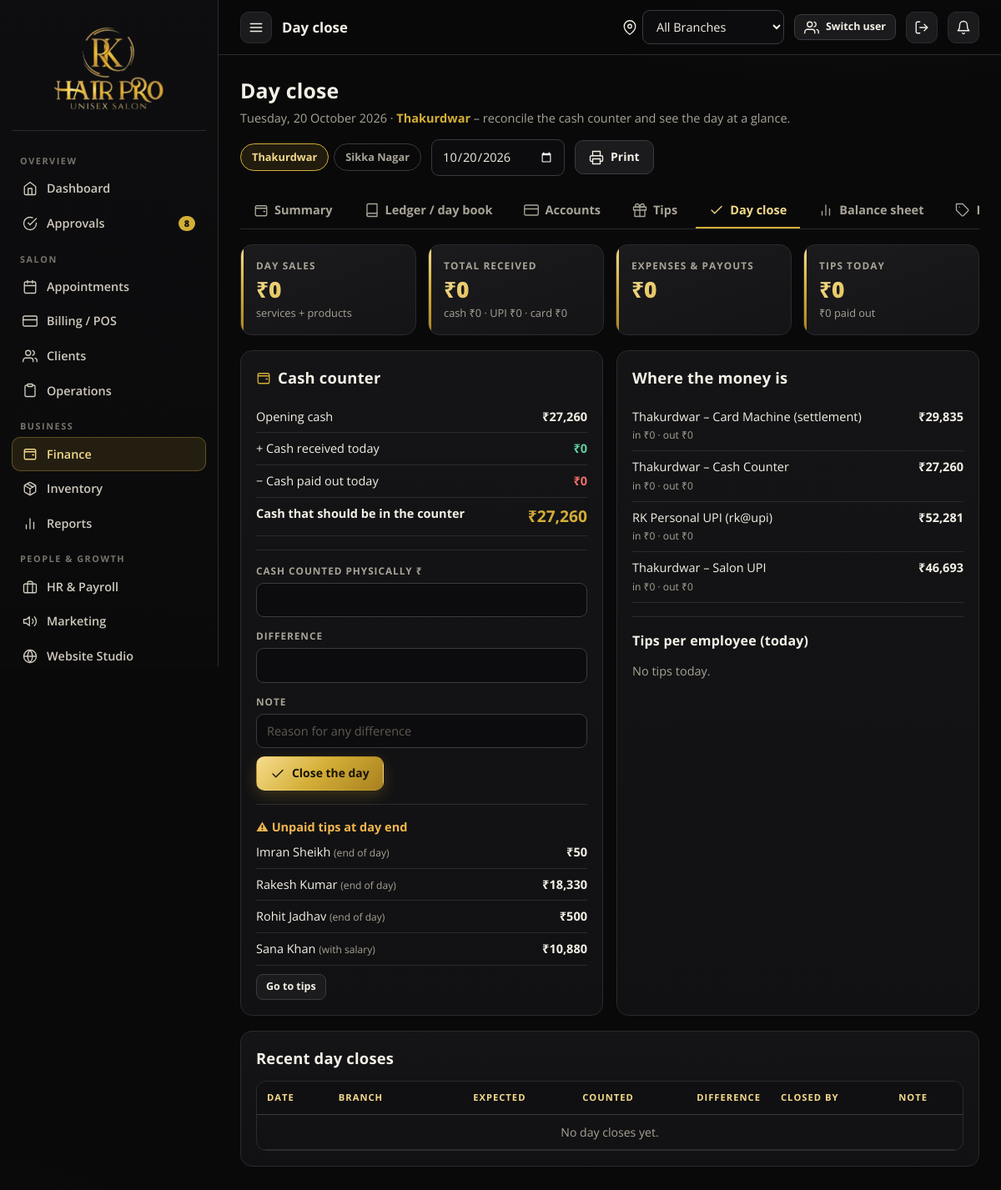
Page /finance/day-close (signed in) on the committed database.
### rkhp/models.py (models this page shows, shortened)
class Branch(db.Model):
    id = db.Column(db.Integer, primary_key=True)
    name = db.Column(db.String(80), nullable=False)
    code = db.Column(db.String(8), nullable=False)
    address = db.Column(db.String(240))
    phone = db.Column(db.String(20))
    open_time = db.Column(db.String(5), default="10:00")
    close_time = db.Column(db.String(5), default="21:00")
    slot_minutes = db.Column(db.Integer, default=30)
    monthly_target = db.Column(db.Float, default=0)
    active = db.Column(db.Boolean, default=True)
    created_at = db.Column(db.DateTime, default=now)

class Employee(UserMixin, db.Model):
    id = db.Column(db.Integer, primary_key=True)
    name = db.Column(db.String(100), nullable=False)
    mobile = db.Column(db.String(15), unique=True, nullable=False)   # login id
    password_hash = db.Column(db.String(200))
    role = db.Column(db.String(20), default="stylist")
    designation = db.Column(db.String(80))
    branch_id = db.Column(db.Integer, db.ForeignKey("branch.id"))       # access scope (None = all branches)
    home_branch_id = db.Column(db.Integer, db.ForeignKey("branch.id"))  # where they normally work
    reports_to_id = db.Column(db.Integer, db.ForeignKey("employee.id"))
    active = db.Column(db.Boolean, default=True)
    login_blocked = db.Column(db.Boolean, default=False)
    perms = db.Column(db.String(200))            # comma list; None => role defaults
    takes_appointments = db.Column(db.Boolean, default=False)
    public_visible = db.Column(db.Boolean, default=True)   # shown on online booking page
    bio = db.Column(db.String(240))
    salary = db.Column(db.Float, default=18000)
    commission_pct = db.Column(db.Float, default=10)
    monthly_target = db.Column(db.Float, default=0)
    weekly_off = db.Column(db.Integer, default=0)          # Monday=0 .. Sunday=6
    shift_start = db.Column(db.String(5), default="10:00")
    shift_end = db.Column(db.String(5), default="21:00")
    tip_mode = db.Column(db.String(10), default="daily")   # daily | salary
    joined_on = db.Column(db.Date, default=date.today)
    dob = db.Column(db.Date)
    email = db.Column(db.String(120))
    address = db.Column(db.String(240))
    aadhaar = db.Column(db.String(20))
    pan = db.Column(db.String(12))
    emergency_name = db.Column(db.String(80))
    emergency_phone = db.Column(db.String(15))
    bank_name = db.Column(db.String(80))
    bank_account = db.Column(db.String(30))
    ifsc = db.Column(db.String(15))
    upi_id = db.Column(db.String(60))
    photo = db.Column(db.String(200))
    face_photo = db.Column(db.String(200))
    aadhaar_doc = db.Column(db.String(200))
    pan_doc = db.Column(db.String(200))
    created_at = db.Column(db.DateTime, default=now)
    branch = db.relationship("Branch", foreign_keys=[branch_id])
    home_branch = db.relationship("Branch", foreign_keys=[home_branch_id])
    manager = db.relationship("Employee", remote_side=[id], foreign_keys=[reports_to_id])
    @property
    def is_active(self):       # Flask-Login
        return bool(self.active) and not self.login_blocked
    @property
    def is_super(self):
        return self.role == "super_admin"
    @property
    def role_label(self):
        return ROLE_LABEL.get(self.role, self.role)
    @property
    def perm_set(self):
        if self.is_super:
            return set(ALL_PERMS)
        if self.perms is None:
            return set(DEFAULT_PERMS.get(self.role, []))
        return {p for p in self.perms.split(",") if p}
    def has_perm(self, p):
        return p in self.perm_set
    @property
    def is_manager(self):
        return self.role in ("super_admin", "branch_admin")

class Account(db.Model):
    id = db.Column(db.Integer, primary_key=True)
    name = db.Column(db.String(80), nullable=False)
    type = db.Column(db.String(10), nullable=False)
    branch_id = db.Column(db.Integer, db.ForeignKey("branch.id"))   # None = company level
    opening_balance = db.Column(db.Float, default=0)
    upi_id = db.Column(db.String(60))
    bank_name = db.Column(db.String(80))
    notes = db.Column(db.String(200))
    active = db.Column(db.Boolean, default=True)
    branch = db.relationship("Branch")

### rkhp/routes/finance.py (the view, shortened to what this page needs)
@bp.route("/day-close", methods=["GET", "POST"])
@require_perm("finance")
def day_close():
    ids = scope_ids()
    d = parse_date(request.values.get("date"), date.today())
    bid = to_int(request.values.get("b")) or ids[0]
    if bid not in ids:
        abort(403)
    S = fin.summary([bid], d, d)
    expected = S["cash_total"]
    dc = DayClose.query.filter_by(branch_id=bid, date=d).first()
    hist = DayClose.query.filter(DayClose.branch_id.in_(ids)).order_by(DayClose.date.desc()).limit(15).all()
    from ..models import Branch
    return render_template("finance/day_close.html", S=S, d=d, bid=bid, br=db.session.get(Branch, bid), dc=dc, expected=expected, hist=hist, all_b=Branch.query.filter(Branch.id.in_(ids)).all(),
                           page_title="Day close", pending_tips=[r for r in S["tips"] if r["closing"] > 0])

### rkhp/__init__.py (called while the page is built)
def unread():
    from .models import Notification
    return Notification.query.filter_by(employee_id=current_user.id, is_read=False).count()

### rkhp/helpers.py (called while the page is built, shortened)
def inr(v, dec=None, sym=True):
    try:
        v = float(v or 0)
    except (TypeError, ValueError):
        v = 0.0
    neg = v < 0
    v = abs(v)
    if dec is None:      # paise only where they matter (small amounts); big totals show whole rupees
        dec = 2 if abs(v - round(v)) > 0.004 and v < 10000 else 0
    s = f"{v:.{dec}f}"
    whole, _, frac = s.partition(".")
    if len(whole) > 3:
        head, tail = whole[:-3], whole[-3:]
        head = re.sub(r"(\d)(?=(\d\d)+$)", r"\1,", head)
        whole = head + "," + tail
    out = whole + ("." + frac if frac else "")
    return ("-" if neg else "") + ("₹" if sym else "") + out

def fmt_date(d, fmt="%d %b %Y"):
    if not d:
        return "—"
    return d.strftime(fmt)

def parse_date(s, default=None):
    if not s:
        return default

def to_int(v, default=None):
    try:
        return int(v)
    except (TypeError, ValueError):
        return default

def all_branches():
    return Branch.query.filter_by(active=True).order_by(Branch.id).all()

def scope_ids():
    if current_user.is_authenticated and current_user.branch_id:
        return [current_user.branch_id]
    sel = session.get("branch_id", 0)
    if sel:
        return [int(sel)]
    return [b.id for b in all_branches()]

def active_branch():
    ids = scope_ids()
    if len(ids) == 1 and (current_user.branch_id or session.get("branch_id")):
        return db.session.get(Branch, ids[0])
    return None

def require_perm(*perms):
    def deco(fn):
        @wraps(fn)
        def wrapper(*a, **kw):
            if not current_user.is_authenticated:
                return redirect(url_for("auth.login", next=request.path))
            if not any(current_user.has_perm(p) for p in perms):
                abort(403)
            return fn(*a, **kw)
        return wrapper
    return deco

### rkhp/logic/finance.py (called while the page is built)
def _signed(nature):
    pos = "in" if nature in INCOME_NATURES else "out"
    return case((Transaction.kind == pos, Transaction.amount), else_=-Transaction.amount)

def _full_scope(branch_ids):
    return set(branch_ids) >= {b.id for b in all_branches()}

def tx_scope(q, branch_ids):
    if _full_scope(branch_ids):
        return q
    return q.filter(Transaction.branch_id.in_(branch_ids))

### rkhp/templates/finance/day_close.html (shortened to what this page needs)
{% extends 'base.html' %}
{% block content %}
<div class="page-h"><div><h1>Day close</h1><p>{{ d|dfmt('%A, %d %B %Y') }} · <b class="gold">{{ br.name }}</b> – reconcile the cash counter and see the day at a glance.</p></div>
  <div class="row no-print">{% if all_b|length > 1 %}<div class="pills">{% for b in all_b %}<a class="{{ 'active' if b.id == bid }}" href="{{ url_for('fin.day_close', date=d.isoformat(), b=b.id) }}">{{ b.name }}</a>{% endfor %}</div>{% endif %}
  <form method="get" class="row"><input type="hidden" name="b" value="{{ bid }}"><input type="date" name="date" value="{{ d.isoformat() }}" max="{{ now().date().isoformat() }}" onchange="this.form.submit()" style="width:160px"></form><button class="btn" onclick="window.print()">{{ ui.icon('printer') }} Print</button></div></div>
{% include 'finance/_tabs.html' %}
<div class="kpi-grid mb">
  {{ ui.kpi('Day sales', S.revenue|inr, 'services + products') }}{{ ui.kpi('Total received', S.in_total|inr, 'cash ' + (S.mode_in.get('cash',0))|inr + ' · UPI ' + (S.mode_in.get('upi',0))|inr + ' · card ' + (S.mode_in.get('card',0))|inr) }}
  {{ ui.kpi('Expenses & payouts', S.out_total|inr) }}{{ ui.kpi('Tips today', S.tips_in|inr, S.tips_out|inr + ' paid out') }}
</div>
<div class="grid g2">
  <div class="card"><div class="card-h"><h2>{{ ui.icon('wallet') }} Cash counter</h2>{% if dc %}<span class="badge {{ 'ok' if dc.difference|abs < 1 else 'warn' }}">Closed {{ dc.closed_at|tfmt }}</span>{% endif %}</div>
    <div class="stat-row"><span>Opening cash</span><b>{{ S.cash_opening|inr }}</b></div>
    <div class="stat-row"><span>+ Cash received today</span><b class="ok">{{ (S.mode_in.get('cash',0))|inr }}</b></div>
    <div class="stat-row"><span>− Cash paid out today</span><b class="bad">{{ (S.mode_out.get('cash',0))|inr }}</b></div>
    <div class="stat-row"><span><b>Cash that should be in the counter</b></span><b class="gold" style="font-size:1.2rem">{{ expected|inr }}</b></div>
    <hr class="sep">
    <form method="post"><div class="form-grid"><div class="field"><label>Cash counted physically ₹</label><input name="counted" id="counted" type="number" step="1" value="{{ dc.counted_cash|int if dc else '' }}" required></div>
      <div class="field"><label>Difference</label><input id="diff" readonly value="{{ dc.difference if dc else '' }}"></div><div class="field full"><label>Note</label><input name="note" value="{{ dc.note if dc and dc.note else '' }}" placeholder="Reason for any difference"></div></div>
      <button class="btn gold mt-s">{{ ui.icon('check') }} {{ 'Update day close' if dc else 'Close the day' }}</button></form>
    {% if pending_tips %}<hr class="sep"><div class="warn" style="font-weight:700">⚠ Unpaid tips at day end</div>{% for r in pending_tips %}<div class="stat-row"><span>{{ r.emp.name.split('(')[0] }} <small>({{ 'end of day' if r.emp.tip_mode == 'daily' else 'with salary' }})</small></span><b>{{ r.closing|inr }}</b></div>{% endfor %}
      <a class="btn sm mt-s" href="{{ url_for('fin.tips') }}">Go to tips</a>{% endif %}
  </div>
  <div class="card"><div class="card-h"><h2>Where the money is</h2></div>
    {% for r in S.accounts if r.acc.active %}<div class="stat-row"><span>{{ r.acc.name }}<br><small>in {{ r.inflow|inr }} · out {{ r.outflow|inr }}</small></span><b>{{ r.closing|inr }}</b></div>{% endfor %}
    <hr class="sep"><div class="card-h"><h3>Tips per employee (today)</h3></div>
    {% for r in S.tips if r.earned or r.paid %}<div class="stat-row"><span>{{ r.emp.name.split('(')[0] }}</span><b>earned {{ r.earned|inr }} · paid {{ r.paid|inr }} · due {{ r.closing|inr }}</b></div>{% else %}<div class="muted">No tips today.</div>{% endfor %}
  </div>
</div>
<div class="card mt"><div class="card-h"><h2>Recent day closes</h2></div>
  <div class="table-wrap"><table class="tbl"><thead><tr><th>Date</th><th>Branch</th><th class="num">Expected</th><th class="num">Counted</th><th class="num">Difference</th><th>Closed by</th><th>Note</th></tr></thead><tbody>
  {% for h in hist %}<tr><td>{{ h.date|dfmt }}</td><td>{{ h.branch.name }}</td><td class="num">{{ h.expected_cash|inr }}</td><td class="num">{{ h.counted_cash|inr }}</td><td class="num {{ 'ok' if h.difference|abs < 1 else 'bad' }}">{{ h.difference|inr }}</td><td>{{ h.closed_by.name if h.closed_by else '' }}</td><td>{{ h.note or '' }}</td></tr>
  {% else %}<tr><td colspan="7" class="empty">No day closes yet.</td></tr>{% endfor %}</tbody></table></div></div>
{% endblock %}

### rkhp/static/css/public.css (style rules this page uses)
:root { --ivory:#f6eed9;--ivory-2:#ece0c0;--ink:#17130a;--ink-soft:#5b5236;--gold-ink:#8a6a12;--wa:#25d366 }
html { scroll-behavior:smooth }
a { transition:color .15s }

### rows in the picture
Branch: name "Thakurdwar"
Branch: name "Sikka Nagar"
Employee: emp.name "Imran Sheikh", tip_mode "end of day"
Employee: emp.name "Rakesh Kumar", tip_mode "end of day"
Employee: emp.name "Rohit Jadhav", tip_mode "end of day"
Employee: emp.name "Sana Khan", tip_mode "with salary"
Account: acc.name "Thakurdwar – Card Machine (settlement)"
Account: acc.name "Thakurdwar – Cash Counter"
Account: acc.name "RK Personal UPI (rk@upi)"
Account: acc.name "Thakurdwar – Salon UPI"

### other values in the picture
{{ sec.title }} "OVERVIEW" "SALON" "BUSINESS" "PEOPLE & GROWTH"
{{ it.label }} "Dashboard" "Approvals" "Appointments" "Billing / POS" "Clients" "Operations" "Finance" "Inventory" "Reports" "HR & Payroll" "Marketing" "Website Studio"
{{ it.count }} "8"
{{ page_title|default('') }} "Day close"
{{ d|dfmt('%A, %d %B %Y') }} "Tuesday, 20 October 2026"
{{ label }} "DAY SALES EXPENSES & PAYOUTS TIPS TODAY"
{{ sub|safe }} "services + products ₹0 paid out"
{{ S.cash_opening|inr }} "₹27,260"
{{ (S.mode_in.get('cash',0))|inr }} "₹0"
{{ (S.mode_out.get('cash',0))|inr }} "₹0"
{{ expected|inr }} "₹27,260"
{{ 'Update day close' if dc else 'Close the day' }} "Close the day"
{{ r.closing|inr }} "₹50" "₹18,330" "₹500" "₹10,880"
{{ r.inflow|inr }} "₹0" "₹0" "₹0" "₹0"
{{ r.outflow|inr }} "₹0" "₹0" "₹0" "₹0"
